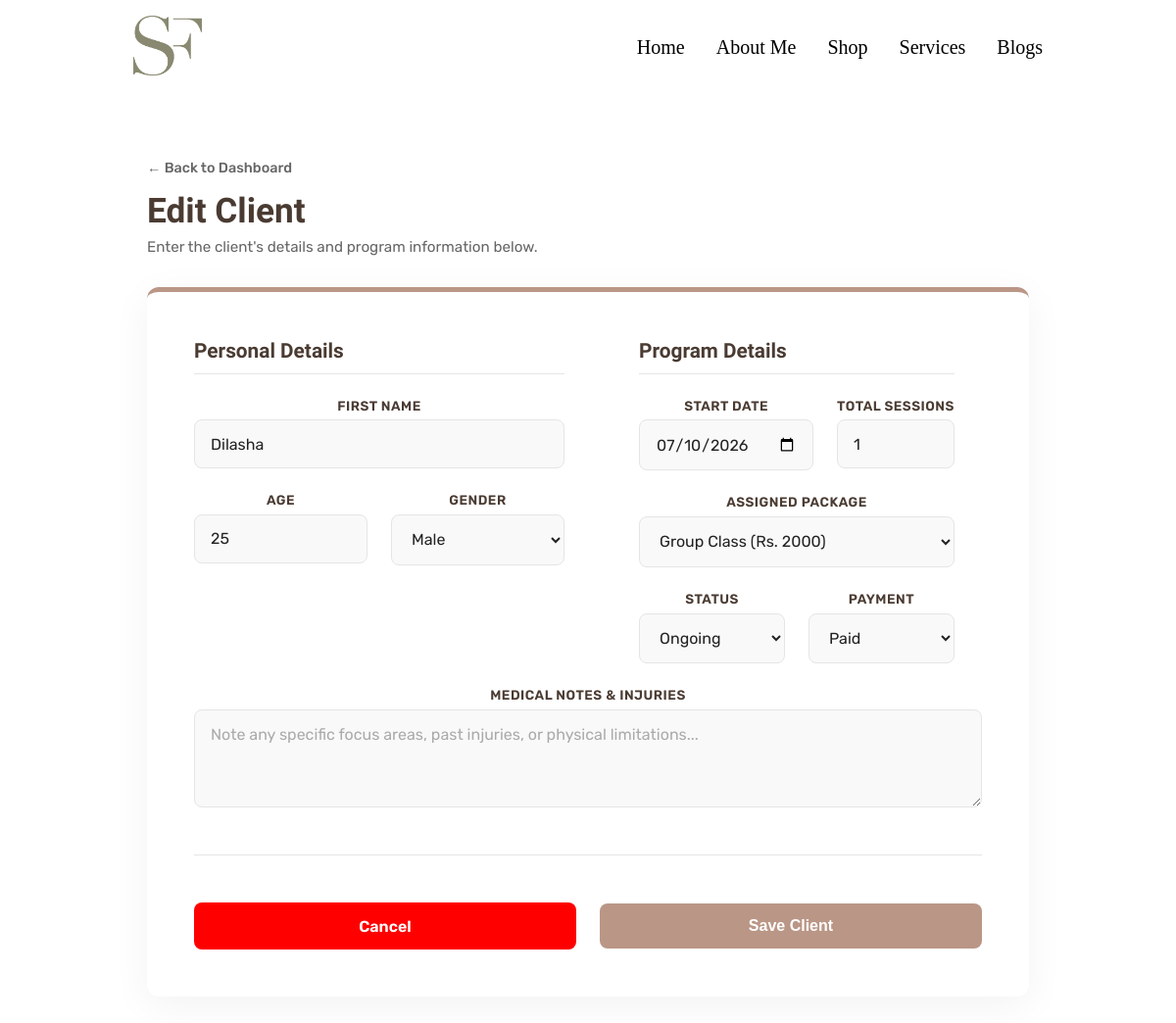
/clients/27/edit/ (signed in), run on the app's committed database.
### website/models.py (models this page shows, shortened)
class Client(models.Model):
    GENDER_CHOICES = [
        ("Male" , "Male"),
        ("Female", "Female"),
        ("Other" , "Other")
    ]
    STATUS_CHOICES = [
        ("Ongoing" , "Ongoing"),
        ("Completed", "Completed"),
    ]
    PAID_OPTIONS = [
        ("Paid", "Paid"),
        ("Not Paid", "Not Paid"),
        ("Half Paid", "Half Paid"),
    ]
    name = models.CharField(max_length=100)
    total_sessions = models.IntegerField(default = 1)
    age = models.IntegerField()
    gender = models.TextField(choices= GENDER_CHOICES)
    started_training_from = models.DateField()
    services = models.ForeignKey(Service, on_delete= models.PROTECT)
    any_problem = models.CharField(max_length=500, default="N/A")
    status = models.CharField(max_length = 100, choices= STATUS_CHOICES, default="Ongoing")
    paid_or_not = models.CharField(max_length = 100, choices= PAID_OPTIONS, blank = True, null = True)

### website/views.py (the view)
# urls.py: path('clients/<int:id>/edit/', edit_client, name='edit-client'),
@login_required
def edit_client(request, id):
    if not request.user.is_superuser:
        return redirect('home-page')
    client = get_object_or_404(Client, id = id)
    if request.method == "POST":
        form = ClientForm(request.POST, instance = client)
        if form.is_valid():
            form.save()
            messages.success(request, f"{client.name}'s details updated!")
            return redirect('client-view')
        else:
            messages.error(request, f"Failed to update the client's detail. Try again!")
    else:
        form = ClientForm(instance = client)
    return render(request, 'website/clients/clientform.html', {'form' : form, 'client' : client})

### website/models.py (called while the page is built)
    def __str__(self):
        return f'{self.title} (Rs. {self.price})'

### website/templates/website/clients/clientform.html (shortened to what this page needs)
{% extends 'website/index.html' %}
{% load static %}
{% load widget_tweaks %}
{% block extra_css %}
<link rel="stylesheet" href="{% static 'website/client_form_style.css' %}">
{% endblock %}
{% block content %}
{% include 'website/navbar.html' %}
<div class="admin-page-container">
    <div class="admin-header">
        <a href="{% url 'client-view' %}" class="back-link">
            &larr; Back to Dashboard
        </a>
        <h1>{% if form.instance.pk %}Edit Client{% else %}Add a Client{% endif %}</h1>
        <p class="text-muted">Enter the client's details and program information below.</p>
    </div>
    <div class="admin-form-card">
        <form method="POST" id="clientForm" class="custom-form">
            <div class="form-grid-layout">
                <div class="form-section">
                    <h3>Personal Details</h3>
                    <div class="divider"></div>
                    <div class="form-group">
                        <label for="{{ form.name.id_for_label }}">First Name</label>
                        {% render_field form.name class="form-control" placeholder="Jane" %}
                    </div>
                    <div class="form-row">
                        <div class="form-group">
                            <label for="{{ form.age.id_for_label }}">Age</label>
                            {% render_field form.age class="form-control" placeholder="e.g. 28" %}
                        </div>
                        <div class="form-group">
                            <label for="{{ form.gender.id_for_label }}">Gender</label>
                            {% render_field form.gender class="form-select" %}
                        </div>
                    </div>
                </div>
                <div class="form-section">
                    <h3>Program Details</h3>
                    <div class="divider"></div>
                    <div class="form-row">
                        <div class="form-group">
                            <label for="{{ form.started_training_from.id_for_label }}">Start Date</label>
                            {% render_field form.started_training_from type="date" class="form-control" %}
                        </div>
                        <div class="form-group">
                            <label for="{{ form.total_sessions.id_for_label }}">Total Sessions</label>
                            {% render_field form.total_sessions class="form-control" placeholder="e.g. 12" %}
                        </div>
                    </div>
                    <div class="form-group">
                        <label for="{{ form.services.id_for_label }}">Assigned Package</label>
                        {% render_field form.services class="form-select" %}
                    </div>
                    <div class="form-row">
                        <div class="form-group">
                            <label for="{{ form.status.id_for_label }}">Status</label>
                            {% render_field form.status class="form-select" %}
                        </div>
                        <div class="form-group">
                            <label for="{{ form.paid_or_not.id_for_label }}">Payment</label>
                            {% render_field form.paid_or_not class="form-select" %}
                        </div>
                    </div>
                </div>
            </div>
            <div class="form-section">
                <div class="form-group full-width">
                <label for="{{ form.any_problem.id_for_label }}">Medical Notes & Injuries</label>
                {% render_field form.any_problem class="form-control" rows="3" placeholder="Note any specific focus areas, past injuries, or physical limitations..." %}
            </div>
            </div>
            <div class="form-actions">
                <a href="{% url 'client-view' %}" class="cancel-btn">Cancel</a>
                <button type="submit" class="save-btn">Save Client</button>
            </div>
        </form>
    </div>
</div>
{% endblock %}

### website/static/website/bloglist.css (style rules this page uses)
:root { --title-family :'Unbounded', cursive; --role-font :'Roboto Mono', monospace; --quote-family:'Lobster Two', cursive; --blog-font : 'Andika', sans-serif; --container-width: 80%; --margin-top:10em; --padding-bottom:10em; --blog-title:'Roboto Condensed', sans-serif; }
a { color: black; }

### website/static/website/style.css (style rules this page uses)
:root { --title-family :'Unbounded', cursive; --trial-font : "Bungee", sans-serif; --role-font :'Roboto Mono', monospace; --nav-font:"Playfair Display", serif; --quote-family:'Lobster Two', cursive; --container-width: 80%; --paragraph-font: 'Rubik', sans-serif; --margin-top:5em; --margin-bottom:5em; --padding-bottom:5em; --testinomial-font : 'Inconsolata', monospace; --blog-title:'Roboto Condensed', sans-serif; --navbar-color: #faedcd; --button-color: #d4a373; --text-primary: #4A3B32; --read-more-btn: rgb(241, 180, 89); --second-parafont: "Inter", sans-serif; --poppins-font:"Poppins", sans-serif; }
* { margin: 0 auto; padding: 0 auto; box-sizing: border-box; }
html { scroll-behavior: smooth !important; }
body { overflow-x: hidden; }
a { text-decoration: none !important; -webkit-text-decoration: none !important; }
a { text-decoration: none; }

### website/static/website/client_form_style.css (style rules this page uses)
:root { --brand-beige: #FAFAF7; --brand-brown: #4A3B32; --brand-accent: #ba9686; --text-primary: #222222; --text-muted: #666666; --bg-light: #f9f9f9; --border-color: #e5e5e5; --danger-color: #dc2626; --danger-bg: #fee2e2; }
.admin-page-container { width: 90%; max-width: 900px; margin: 4em auto; font-family: var(--paragraph-font, sans-serif); color: var(--text-primary); }
.admin-header { margin-bottom: 2em; }
.back-link { display: inline-block; color: var(--text-muted); text-decoration: none; font-size: 0.9em; font-weight: 500; margin-bottom: 1em; transition: color 0.2s ease; }
.admin-header h1 { font-family: var(--title-family, serif); font-size: 2.2em; color: var(--brand-brown); margin: 0 0 0.2em 0; }
.text-muted { color: var(--text-muted); font-size: 0.95em; margin: 0; }
.admin-form-card { background: #FFFFFF; border-radius: 12px; box-shadow: 0 10px 40px rgba(0, 0, 0, 0.05); border-top: 5px solid var(--brand-accent); padding: 3em; }
.form-grid-layout { display: grid; grid-template-columns: 1fr 1fr; gap: 3em; }
.form-section h3 { font-family: var(--title-family, serif); font-size: 1.3em; color: var(--brand-brown); margin-bottom: 0.5em; }
.divider { height: 1px; background: var(--border-color); margin-bottom: 1.5em; width: 100%; }
.form-row { display: flex; gap: 1.5em; }
.form-row .form-group { flex: 1; }
.form-group { margin-bottom: 1.5em; display: flex; flex-direction: column; }
.form-group label { font-size: 0.85em; font-weight: 600; color: var(--brand-brown); margin-bottom: 0.5em; text-transform: uppercase; letter-spacing: 0.5px; }
.form-control, .form-select { width: 100%; padding: 0.9em 1em; border: 1px solid var(--border-color); border-radius: 8px; background-color: var(--bg-light); font-size: 1em; font-family: inherit; color: var(--text-primary); transition: all 0.3s ease; }
.form-select { cursor: pointer; appearance: auto; }
.form-control::placeholder { color: #aaa; }
textarea.form-control { resize: vertical; min-height: 100px; }
.form-actions { display: flex; justify-content:center; align-items: center; gap: 1.5em; margin-top: 3em; padding-top:3em; border-top: 1px solid var(--border-color); }
.cancel-btn { text-decoration: none; font-weight: 600; padding: 0.9em 2em; border-radius: 8px; transition: all 0.2s ease; background-color:red; color:white; font-size: 1em; font-weight: 600; width:50%; text-align:center; }
.save-btn { background-color: var(--brand-accent); color: #FFFFFF; border: none; border-radius: 8px; font-size: 1em; font-weight: 600; width:50%; padding:0.9em 2em; cursor: pointer; transition: background-color 0.3s ease; margin:0; }

### data on the page
Client: name "Dilasha", age "25", gender "Male", started_training_from "07/10/2026", total_sessions "1", services "Group Class (Rs. 2000)", status "Ongoing", paid_or_not "Paid"
